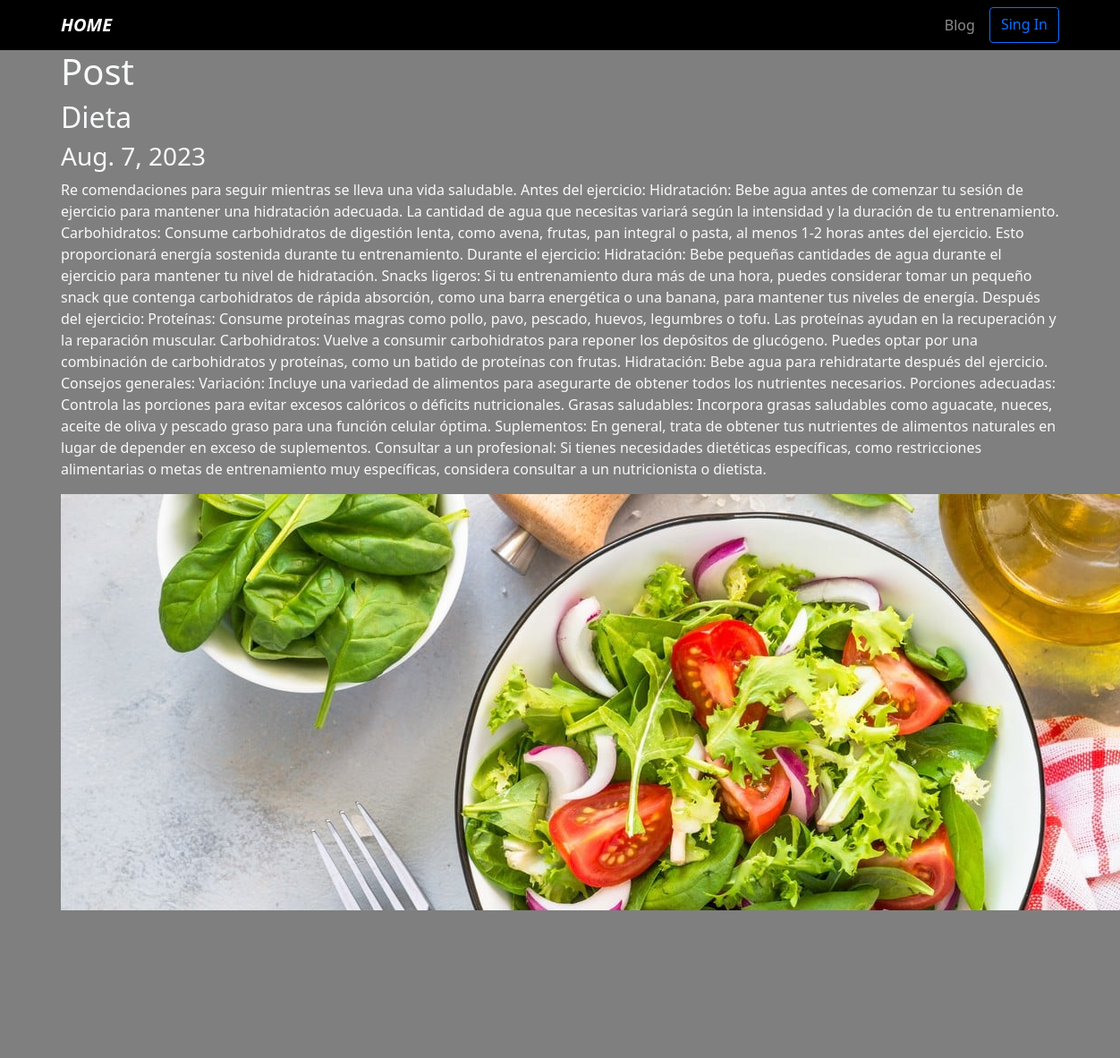
The app's page /blog/5 with its own data.
### blog/models.py (models this page shows)
class Post(models.Model):
    title = models.CharField(max_length=1000)
    description = models.TextField()
    image = models.ImageField(upload_to="blog/images")
    date = models.DateField(datetime.date.today)

### blog/views.py (the view)
# urls.py: path("<int:post_id>", post_detail, name="post_detail"),
def post_detail(request, post_id):
    post = get_object_or_404(Post, pk=post_id)
    return render(request, 'post_detail.html', {"post": post})

### blog/templates/post_detail.html
{% extends 'layoul.html' %}
{% block content %}
<h1>Post</h1>
<h2>{{post.title}}</h2>
<h3>{{post.date}}</h3>
<p>{{post.description}}</p>
<img src= "{{post.image.url}}" alt="{{post.title}}" />
{% endblock %}

### porfolio/static/main.css (style rules this page uses)
body { background: rgb(127, 127, 127); }

### records on screen
Post: title "Dieta", date "Aug. 7, 2023", description "Re comendaciones para seguir mientras se lleva una vida saludable. Antes del ejercicio: Hidratación: Bebe agua antes de comenzar tu sesión de ejercicio para mantener una hidratación adecuada. La cantidad de agua que necesitas variará según la intensidad y la duración de tu entrenamiento. Carbohidratos: Consume carbohidratos de digestión lenta, como avena, frutas, pan integral o pasta, al menos 1-2 horas antes del ejercicio. Esto proporcionará energía sostenida durante tu entrenamiento. Durante el ejercicio: Hidratación: Bebe pequeñas cantidades de agua durante el ejercicio para mantener tu nivel de hidratación. Snacks ligeros: Si tu entrenamiento dura más de una hora, puedes considerar…", image (picture)
